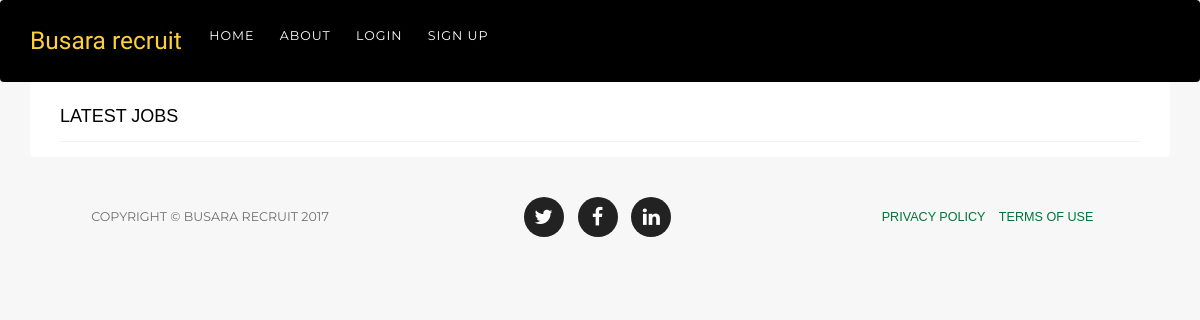
/job_listing/, run on an earlier commit of the app's database.
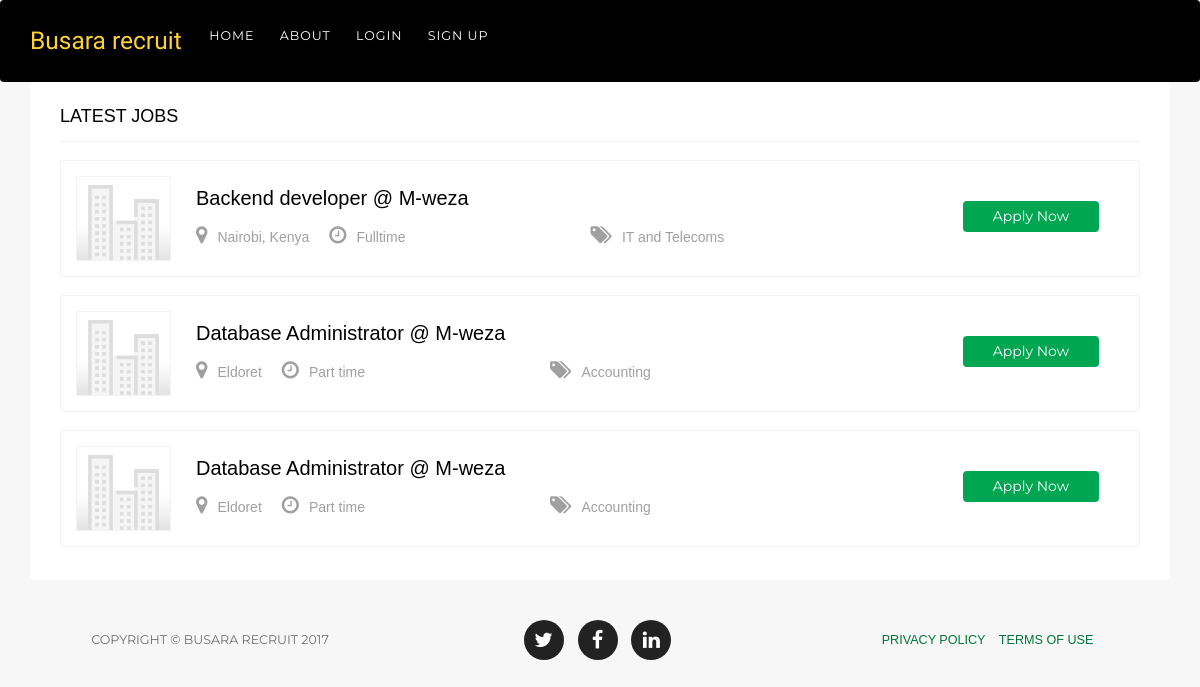
And on a later commit of the database.
### jobs/models.py (models this page shows, shortened)
class Job(models.Model):
	INDUSTRIES = (
	('Any', 'Any'),
	('Accounting', 'Accounting'),
	('Customer Service', 'Customer Service'),
	('Government', 'Government'),
	('Education', 'Education'),
	('Engineering', 'Engineering'),
	('Hospitality', 'Hospitality'),
	('Healthcare', 'Healthcare'),
	('Farming and Agriculture', 'Farming and Agriculture'),
	('IT and Telecoms', 'IT and Telecoms'),
	('Legal', 'Legal'),
	('Security', 'Security'),
	('Other', 'Other'),
	)
	AVAILABILITY = (
	('Fulltime', 'Fulltime'),
	('Part time', 'Part time'),
	)
	employer = models.ForeignKey(Employer, on_delete=models.CASCADE)
	title = models.CharField(blank=False, max_length=80,default='')
	description = models.CharField(max_length=300,blank=False,default='')
	requirements = models.CharField(max_length=1500,default='')
	benefits = models.CharField(max_length=200,null=True,blank=True)
	industry =models.CharField(max_length=30, choices=INDUSTRIES,default=INDUSTRIES[0][0])
	availability =models.CharField(max_length=30, choices=AVAILABILITY, default=AVAILABILITY[0][0])
	location =models.CharField(max_length=100, default='')
	created_on = models.DateTimeField(auto_now=True)

### employers/models.py (models this page shows, shortened)
class Employer(models.Model):
	user = models.OneToOneField(User, null=True)
	company_name = models.CharField(blank=False,unique=True, max_length=30)
	company_website = models.URLField(blank=False,unique=True, max_length=100)
	phone_number = models.CharField(blank=True, unique=True, max_length=12)
	company_logo = models.ImageField(upload_to='employers', blank=True, default="")
	created_on = models.DateTimeField(auto_now=True)

### home/views.py (the view)
# urls.py: url(r'^job_listing/$', views.all_jobs, name ="job_listing"),
def all_jobs(request):
	jobs_list = Job.objects.all()
	return render(request, 'home/jobs.html', {'jobs_list': jobs_list})

### home/templates/home/jobs.html (shortened to what this page needs)
<!DOCTYPE html>
<html lang="en">
  <head>
	{% load static %}
	<link rel="stylesheet" href="https://cdnjs.cloudflare.com/ajax/libs/font-awesome/4.7.0/css/font-awesome.css">
    <link rel="stylesheet" href="https://maxcdn.bootstrapcdn.com/bootstrap/3.3.7/css/bootstrap.min.css">
    <link href="{% static 'home/css/agency.min.css' %}" rel="stylesheet">
	<link href="{% static 'home/css/main.css' %}" rel="stylesheet">
  </head>
  <body id="page-top">
    <nav style="background:black"class="navbar navbar-expand-lg navbar-dark fixed-top" id="mainNav">
      <div class="container">
        <a class="navbar-brand js-scroll-trigger" href="#page-top">Busara recruit</a>
        <div class="collapse navbar-collapse" id="navbarResponsive">
          <ul class="navbar-nav ml-auto">
            <li class="nav-item">
              <a class="nav-link js-scroll-trigger" href="{% url 'home:home'%}">Home</a>
            </li>
            <li class="nav-item">
              <a class="nav-link js-scroll-trigger" href="#">About</a>
            </li>
            <li class="nav-item">
              <a class="nav-link js-scroll-trigger" href="{% url 'employers:login'%}">Login</a>
            </li>
            <li class="nav-item">
              <a class="nav-link js-scroll-trigger" href="{% url 'employers:register'%}">Sign up</a>
            </li>
          </ul>
        </div>
      </div>
    </nav>
      <div class="container">
			<div class="section latest-jobs-ads">
				<div class="section-title tab-manu">
					<h4>Latest Jobs</h4>
				</div>
				{% for job_item in jobs_list %}
						<div class="job-ad-item">
							<div class="item-info">
								<div class="item-image-box">
									<div class="item-image">
										<a href="#"><img src="{% static 'home/img/default_company_logo.jpg'%}" alt="Image" class="img-responsive"></a>
									</div>
								</div>
								<div class="ad-info">
									<span><a href="#" class="title">{{ job_item.title }}</a> @ <a href="#">{{ job_item.employer.company_name }}</a></span>
									<div class="ad-meta">
										<ul>
											<li><a href="#"><i class="fa fa-map-marker" aria-hidden="true"></i>{{ job_item.location }} </a></li>
											<li><a href="#"><i class="fa fa-clock-o" aria-hidden="true"></i>{{ job_item.availability }} </a></li>
											<li><a href="#"><i class="fa fa-tags" aria-hidden="true"></i>{{ job_item.industry }}</a></li>
										</ul>
									</div>
								</div>
								<div class="button">
									<a href="{% url 'home:apply_job' job_item.id %}" class="btn btn-primary">Apply Now</a>
								</div>
							</div>
						</div>
						{% endfor %}
				</div>
			</div>
    <footer>
      <div class="container">
        <div class="row">
          <div class="col-md-4">
            <span class="copyright">Copyright &copy; Busara recruit 2017</span>
          </div>
          <div class="col-md-4">
            <ul class="list-inline social-buttons">
              <li class="list-inline-item">
                <a href="#">
                  <i class="fa fa-twitter"></i>
                </a>
              </li>
              <li class="list-inline-item">
                <a href="#">
                  <i class="fa fa-facebook"></i>
                </a>
              </li>
              <li class="list-inline-item">
                <a href="#">
                  <i class="fa fa-linkedin"></i>
                </a>
              </li>
            </ul>
          </div>
          <div class="col-md-4">
            <ul class="list-inline quicklinks">
              <li class="list-inline-item">
                <a href="#">Privacy Policy</a>
              </li>
              <li class="list-inline-item">
                <a href="#">Terms of Use</a>
              </li>
            </ul>
          </div>
        </div>
      </div>
    </footer>
  </body>
</html>

What changed in the data, as far as the page shows it:
added Job: title "Backend developer", employer.company_name "M-weza", location "Nairobi, Kenya", availability "Fulltime", industry "IT and Telecoms"
added Job: title "Database Administrator", employer.company_name "M-weza", location "Eldoret", availability "Part time", industry "Accounting"
added Job: title "Database Administrator", employer.company_name "M-weza", location "Eldoret", availability "Part time", industry "Accounting"
